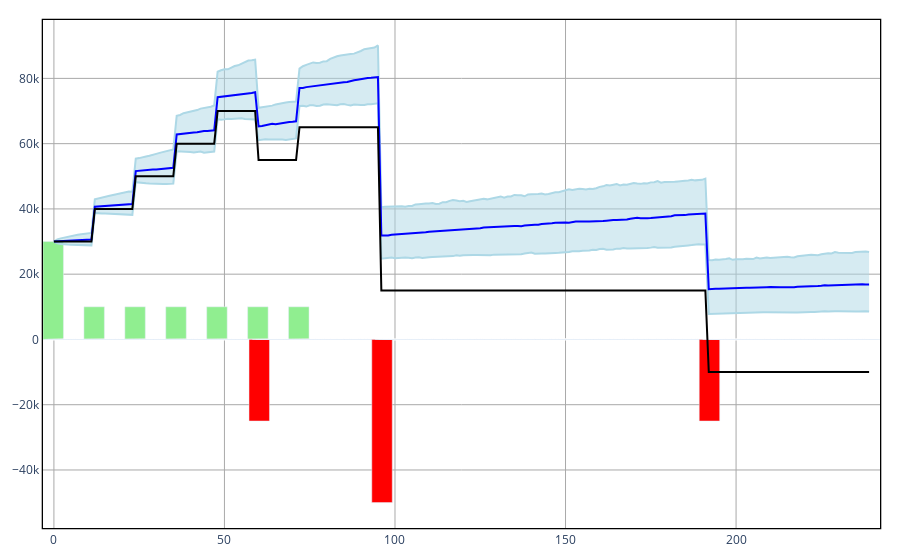

The notebook cell this image was saved under:
### Code cell
######
EX = 1
######


if EX == 1:
    problem = ALM.ALMPlanner(start = "Jan 2021", end = "Jan 2041", user_risk_profile = 0)
    # set planned liabilities
    problem.liabilities.insert("car", "Jan 2026", 25000, 25000*0.65)
    problem.liabilities.insert("university", "Jan 2029", 50000, 50000*0.95)
    problem.liabilities.insert("hawaii", "Jan 2037",25000, 25000*0.85)
    # set planned assets 
    problem.assets.insert("ass_0","Jan 2021",30000)
    recurrent_dates = ["Jan 2022", "Jan 2023", "Jan 2024", "Jan 2025", "Jan 2026", "Jan 2027"]
    for i in np.arange(len(recurrent_dates)):
        problem.assets.insert("ass_" + str(i+1),recurrent_dates[i],10000)
elif EX == 2:
    problem = ALM.ALMPlanner(start = "Jan 2021", end = "Jan 2061")
    # set planned liabilities
    recurrent_assets = pd.date_range(start = "Jan 2021", end="Jan 2040", freq = pd.offsets.YearBegin(1))
    for i in np.arange(len(recurrent_assets)):
        problem.assets.insert("ass_" + str(i+1),recurrent_assets[i],1000)
    recurrent_liabilities = pd.date_range(start = "Jan 2041", end="Jan 2060", freq = pd.offsets.YearBegin(1))
    for i in np.arange(len(recurrent_liabilities)):
        problem.liabilities.insert("liab_" + str(i+1),recurrent_liabilities[i],1500,1100)

ALM.display(problem,bar_width = 6)

### Figure 1 — Plotly figure (JSON) as saved in the notebook; plotly's stock layout.template omitted (floating-point values rounded to 4 significant figures; data arrays with more than 128 entries replaced by an {"elided": "..."} marker saying what was removed)
{"data": [{"line": {"color": "lightblue"}, "mode": "lines", "name": "95% quantile", "type": "scatter", "x": {"elided": "240 int values"}, "y": {"elided": "240 float values"}}, {"fill": "tonexty", "line": {"color": "lightblue"}, "mode": "lines", "name": "5% quantile", "type": "scatter", "x": {"elided": "240 int values"}, "y": {"elided": "240 float values"}}, {"line": {"color": "blue"}, "mode": "lines", "name": "50% quantile", "type": "scatter", "x": {"elided": "240 int values"}, "y": {"elided": "240 float values"}}, {"marker": {"color": "lightgreen"}, "name": "Assets", "type": "bar", "width": 6, "x": {"elided": "240 int values"}, "y": {"elided": "240 int values"}}, {"marker": {"color": "red"}, "name": "Liabilities", "type": "bar", "width": 6, "x": {"elided": "240 int values"}, "y": {"elided": "240 int values"}}, {"line": {"color": "black"}, "mode": "lines", "name": "Assets-Liabilities", "type": "scatter", "x": {"elided": "240 int values"}, "y": {"elided": "240 int values"}}], "layout": {"margin": {"b": 20, "l": 20, "r": 20, "t": 20}, "paper_bgcolor": "white", "plot_bgcolor": "white", "showlegend": false, "xaxis": {"gridcolor": "darkgray", "gridwidth": 1, "linecolor": "black", "linewidth": 1.3, "mirror": true, "showgrid": true, "showline": true}, "yaxis": {"gridcolor": "darkgray", "gridwidth": 1, "linecolor": "black", "linewidth": 1.3, "mirror": true, "showgrid": true, "showline": true}}}
